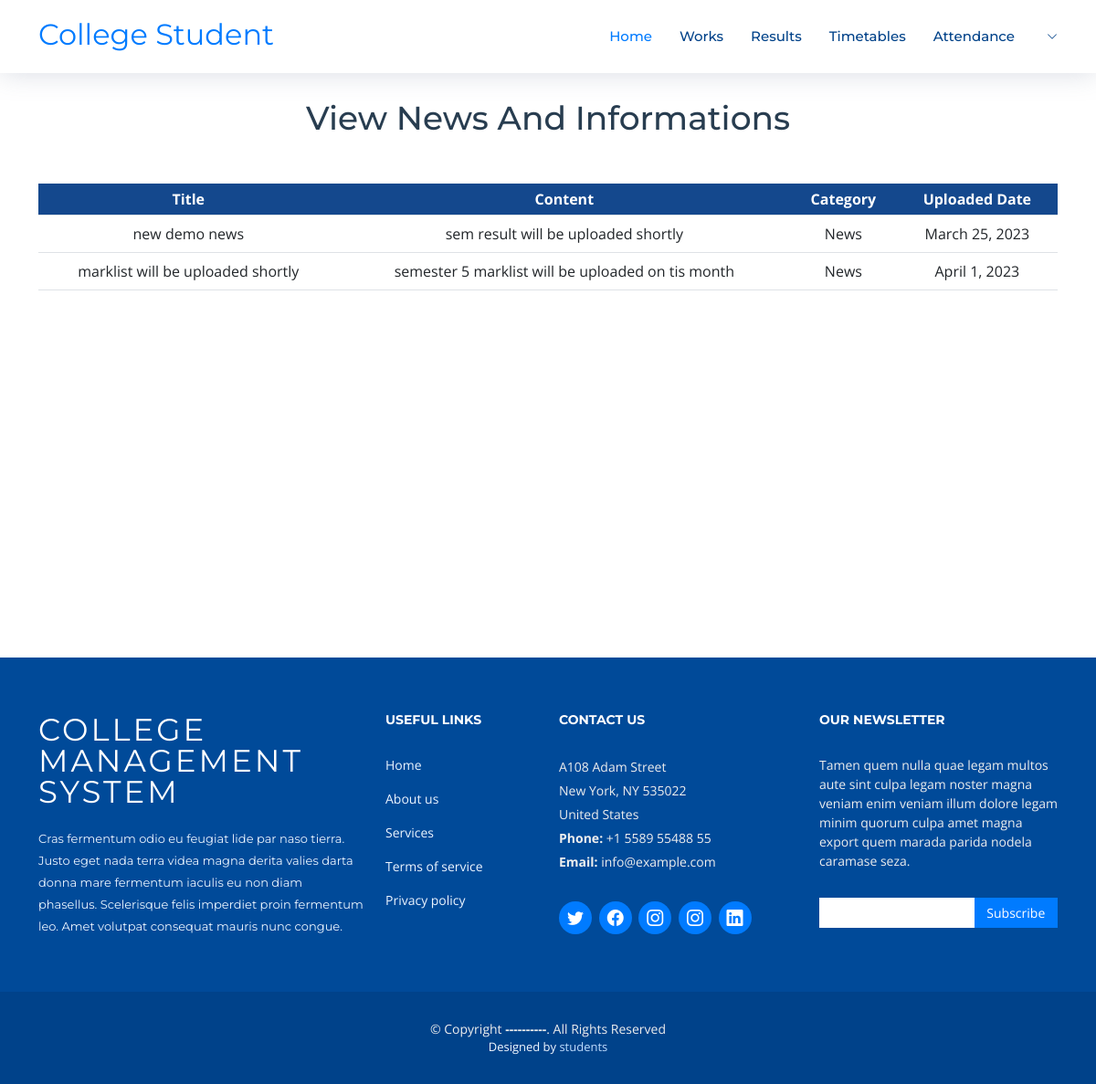
The page /Student/viewStudentNews on the database its author committed.
### admin_app/models.py (models this page shows)
class NewsAndInfo(models.Model):
    options = (
            ('News',"News"),
            ('Other Informations',"Other Informations"),
        )
    Category = models.CharField(max_length=255,choices=options)
    Title = models.CharField(max_length=255)
    Content = models.CharField(max_length=255)
    uploaded_date = models.DateField( auto_now=True)

### student/views.py (the view)
# urls.py: path("viewStudentNews",views.viewStudentNews,name="viewStudentNews"),
def viewStudentNews(request):
    news = NewsAndInfo.objects.all()
    return render(request,"student/view-news-info.html",{"news":news})

### templates/student/view-news-info.html (shortened to what this page needs)
{% extends 'student/index.html' %}
{% block content %}
<main id="main">
    <section id="contact" class="contact">
        <div class="container" data-aos="fade-up">
            <div class="section-header mt-5">
                <h3 class="mt-5"> View News And Informations </h3>
            </div>
            <div class="row gx-lg-0 gy-4">
                <div class="col-lg-12">
                    <table class="table">
                        <thead>
                            <tr>
                                <th>Title </th>
                                <th>Content</th>
                                <th>Category</th>
                                <th>Uploaded Date</th>
                            </tr>
                        </thead>
                        <tbody>
                            {% for t in news %}
                            <tr>
                                <td>{{t.Title}}</td>
                                <td>{{t.Content}}</td>
                                <td>{{t.Category}}</td>
                                <td>{{t.uploaded_date}}</td>
                            </tr>
                            {% endfor %}
                        </tbody>
                    </table>
                </div>
            </div>
        </div>
    </section>
</main>
{% endblock %}

### static/assets/css/style.css (style rules this page uses)
body { background: #fff; color: #444; font-family: "Open Sans", sans-serif; }
h1, h2, h3, h4, h5, h6 { font-family: "Montserrat", sans-serif; font-weight: 400; margin: 0 0 20px 0; padding: 0; }
section { overflow: hidden; }
.section-header h3 { font-size: 36px; color: #283d50; text-align: center; font-weight: 500; position: relative; }
#contact { box-shadow: 0px 0px 12px 0px rgba(0, 0, 0, 0.1); padding: 60px 0; overflow: hidden; }
#contact .section-header { padding-bottom: 30px; }

### templates/student/view-news-info.html (style rules this page uses)
.table th { background: rgb(20, 72, 141); color: white; text-align: center; padding: 5px 10px; }
.table td { text-align: center; }
#contact { min-height: 90vh; }

### rows shown on the page
NewsAndInfo: Title "new demo news", Content "sem result will be uploaded shortly", Category "News", uploaded_date "March 25, 2023"
NewsAndInfo: Title "marklist will be uploaded shortly", Content "semester 5 marklist will be uploaded on tis month", Category "News", uploaded_date "April 1, 2023"
